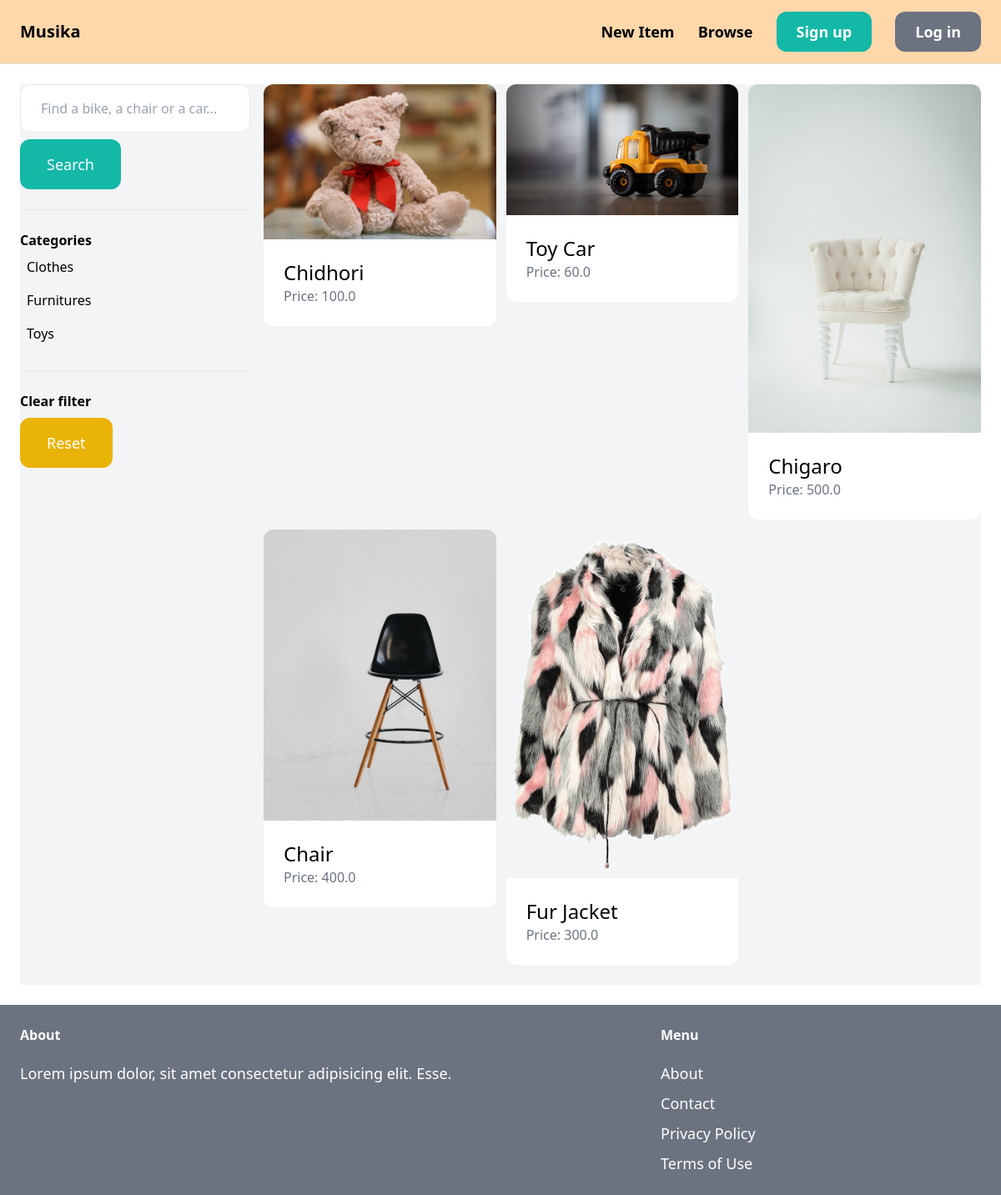
The app's page /items/ with its own data.
### item/models.py (models this page shows, shortened)
class Category(models.Model):
    name = models.CharField(max_length=255)
    class Meta:
        ordering = ('name',)
        verbose_name_plural = 'Categories'

class Item(models.Model):
    category = models.ForeignKey(Category, related_name='items', on_delete=models.CASCADE)
    name = models.CharField(max_length=255)
    description = models.TextField(blank=True, null=True)
    price = models.FloatField()
    image = models.ImageField(upload_to='items_images', blank=True, null=True)
    is_sold = models.BooleanField(default=False)
    created_by = models.ForeignKey(User, related_name='items', on_delete=models.CASCADE)
    created_at = models.DateField(auto_now_add=True)

### item/views.py (the view)
# urls.py: path('', views.browse, name='items'),
def browse(request):
    query = request.GET.get('query', '')
    category_id = request.GET.get('category', 0)
    categories = Category.objects.all
    items = Item.objects.filter(is_sold=False)
    if category_id:
        items = items.filter(category_id=category_id)
    if query:
        items = items.filter(Q(name__icontains=query) | Q(description__icontains=query))
    return render(request, 'item/browse.html', {
        'items': items,
        'query': query,
        'categories': categories,
        'category_id': int(category_id)
    })

### item/templates/item/browse.html (shortened to what this page needs)
{% extends 'core/base.html' %}
{%block content %}
<div class="pb-6 grid grid-cols-4 gap-4 bg-gray-100">
    <div class="col-span-1">
        <form method="get" action="{% url 'item:items' %}">
            <input name="query" class="w-full py-4 px-6 border rounded-xl" type="text" value="{{ query }}" placeholder="Find a bike, a chair or a car...">
            <button class="mt-2 py-4 px-8 text-lg bg-teal-500 text-white rounded-xl">Search</button>
        </form>
        <hr class="my-6">
        <p class="font-semibold">Categories</p>
        <ul>
            {% for category in categories %}
            <li class="py-2 px-2 rounded-xl {% if category.id == category_id %} bg-gray-300 {% endif %}">
                <a href="{% url 'item:items' %}?query={{ query }}&category={{ category.id }}">{{ category.name }}</a>
            </li>
            {% endfor %}
        </ul>
        <hr class="my-6">
        <p class="font-semibold">Clear filter</p>
        <ul>
            <li>
                <a href="{% url 'item:items' %}" class="mt-2 py-4 px-8 inline-block bg-yellow-500 text-lg rounded-xl text-white">Reset</a>
            </li>
        </ul>
    </div>
    <div class="col-span-3">
        <div class="grid grid-cols-3 gap-3">
            {% for item in items %}
            <div>
                <a href="{% url 'item:detail' item.id %}">
                    <div>
                        <img src="{{item.image.url}}" class="rounded-t-xl">
                    </div>
                    <div class="p-6 bg-white rounded-b-xl">
                        <h2 class="text-2xl">{{item.name}}</h2>
                        <p class="text-gray-500">Price: {{item.price}}</p>
                    </div>
                </a>
            </div>
            {% endfor %}
        </div>
    </div>
</div>
{% endblock %}

### records on screen
Category: name "Clothes"
Category: name "Furnitures"
Category: name "Toys"
Item: image (picture), name "Chidhori", price "100.0"
Item: image (picture), name "Toy Car", price "60.0"
Item: image (picture), name "Chigaro", price "500.0"
Item: image (picture), name "Chair", price "400.0"
Item: image (picture), name "Fur Jacket", price "300.0"
